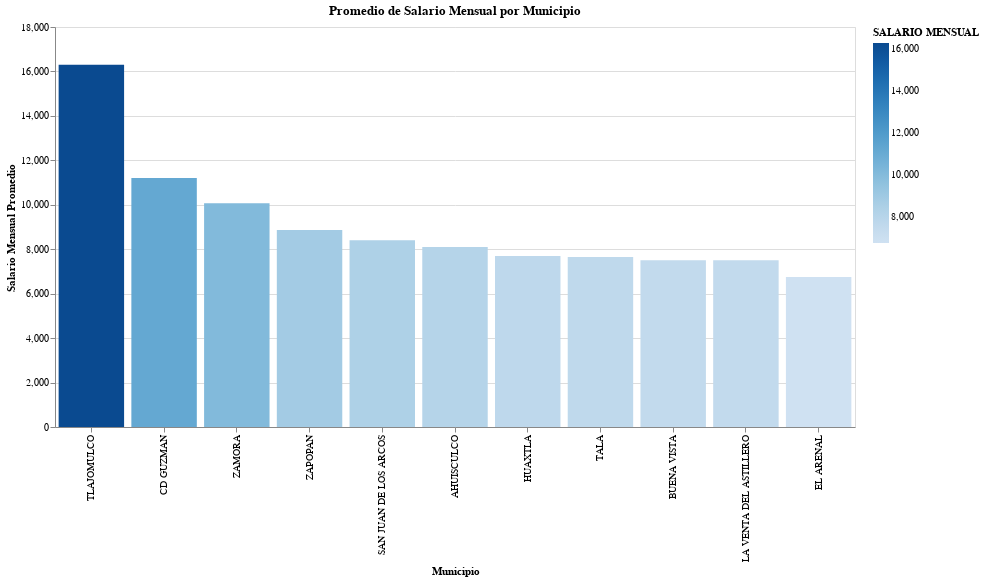

The code cell stored with this chart in its notebook:
### Markdown cell above
### Promedio de Salario Mensual por Municipio

### Code cell
salario_promedio = df_0.groupby('MUNICIPIO', as_index=False)['SALARIO MENSUAL'].mean()
chart = alt.Chart(salario_promedio).mark_bar().encode(
    x=alt.X('MUNICIPIO:N', sort='-y', title='Municipio'),
    y=alt.Y('SALARIO MENSUAL:Q', title='Salario Mensual Promedio'),
    color=alt.Color('SALARIO MENSUAL:Q', scale=alt.Scale(scheme='blues')),
    tooltip=['MUNICIPIO', 'SALARIO MENSUAL']
).properties(
    title='Promedio de Salario Mensual por Municipio',
    width=800,  
    height=400  
).interactive()

chart

### Figure 1 — Vega-Lite specification as saved in the notebook (floating-point values rounded to 4 significant figures)
{"config": {"view": {"continuousWidth": 300, "continuousHeight": 300}}, "data": {"name": "data-955777ca221f8fac6f7ebbcefb1b6e11"}, "mark": {"type": "bar"}, "encoding": {"color": {"field": "SALARIO MENSUAL", "scale": {"scheme": "blues"}, "type": "quantitative"}, "tooltip": [{"field": "MUNICIPIO", "type": "nominal"}, {"field": "SALARIO MENSUAL", "type": "quantitative"}], "x": {"field": "MUNICIPIO", "sort": "-y", "title": "Municipio", "type": "nominal"}, "y": {"field": "SALARIO MENSUAL", "title": "Salario Mensual Promedio", "type": "quantitative"}}, "height": 400, "params": [{"name": "param_23", "select": {"type": "interval", "encodings": ["x", "y"]}, "bind": "scales"}], "title": "Promedio de Salario Mensual por Municipio", "width": 800, "$schema": "https://vega.github.io/schema/vega-lite/v5.20.1.json", "datasets": {"data-955777ca221f8fac6f7ebbcefb1b6e11": [{"MUNICIPIO": "AHUISCULCO ", "SALARIO MENSUAL": 8100.0}, {"MUNICIPIO": "BUENA VISTA ", "SALARIO MENSUAL": 7500.0}, {"MUNICIPIO": "CD GUZMAN", "SALARIO MENSUAL": 11200.0}, {"MUNICIPIO": "EL ARENAL", "SALARIO MENSUAL": 6750.0}, {"MUNICIPIO": "HUAXTLA", "SALARIO MENSUAL": 7700.0}, {"MUNICIPIO": "LA VENTA DEL ASTILLERO ", "SALARIO MENSUAL": 7500.0}, {"MUNICIPIO": "SAN JUAN DE LOS ARCOS ", "SALARIO MENSUAL": 8400.0}, {"MUNICIPIO": "TALA", "SALARIO MENSUAL": 7650.0}, {"MUNICIPIO": "TLAJOMULCO", "SALARIO MENSUAL": 16300.0}, {"MUNICIPIO": "ZAMORA", "SALARIO MENSUAL": 10060.0}, {"MUNICIPIO": "ZAPOPAN", "SALARIO MENSUAL": 8862.0}]}}
